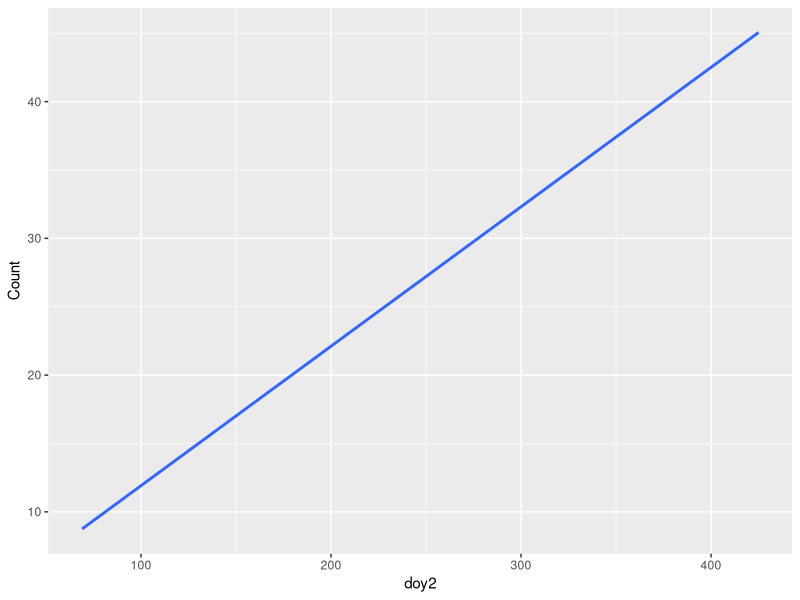

Write R code to recreate this figure.
library(dplyr)
library(ggplot2)
library(mgcv)
library(lubridate)

df_geo <- read.csv('data/cleanData.csv') %>% 
    mutate(year = year(Date),
           doy = yday(Date)) %>% 
    mutate(doy2 = if_else(year == 2020,
                          true = doy + 365,
                          false = doy))

tdf <- filter(df_geo, scientificName == 'Anomala innuba')
              
rist_test <- filter(tdf, Site == "Rist")

gam_m <- gam(Count ~ s(doy2, k = 5), bs = "cr", data = rist_test)
gam_p <- predict.gam(gam_m, newdata = data.frame(doy2 = 69:425),
                     type = "response", se = F)

gam_p_df <- data.frame(doy2 = 69:425, Count = gam_p)

ggplot(gam_p_df, aes(x = doy2, y = Count)) +
    geom_smooth()


